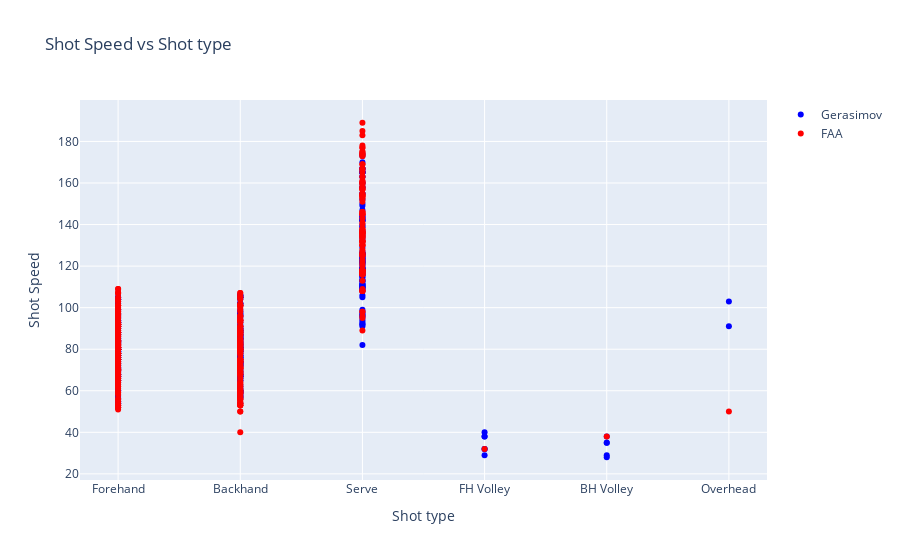

Notebook code cell kept with this figure:
### Markdown cell above
# Scatter

### Code cell
#créer une figure
fig = go.Figure()
#créer une courbe dont les x sont « Stroke » et les y sont « Speed »
trace1 = go.Scatter(
    x=dfP1.Stroke, y=dfP1.Speed,
    text=dfP1.Player, #annote les points avec cette variable
    mode="markers", #mode=line+markers
    marker=dict(color='blue'), name=name1
)
fig.add_trace(trace1)
#ajouter une autre courbe
trace2 = go.Scatter(
    x=dfP2.Stroke, y=dfP2.Speed,
    text=dfP2.Player, #annote les points avec cette variable
    mode="markers", #mode=line+markers
    marker=dict(color='red'), name=name2
)
fig.add_trace(trace2)
#layout
fig.update_layout(title="Shot Speed vs Shot type", xaxis_title="Shot type", yaxis_title="Shot Speed")
#afficher
fig.show()

### Figure 1 — Plotly figure (JSON) as saved in the notebook; plotly's stock layout.template omitted (floating-point values rounded to 4 significant figures; data arrays with more than 128 entries replaced by an {"elided": "..."} marker saying what was removed)
{"data": [{"marker": {"color": "blue"}, "mode": "markers", "name": "Gerasimov", "text": {"elided": "459 str values"}, "type": "scatter", "x": {"elided": "459 str values"}, "y": {"elided": "459 int values"}}, {"marker": {"color": "red"}, "mode": "markers", "name": "FAA", "text": {"elided": "470 str values"}, "type": "scatter", "x": {"elided": "470 str values"}, "y": {"elided": "470 int values"}}], "layout": {"title": {"text": "Shot Speed vs Shot type"}, "xaxis": {"title": {"text": "Shot type"}}, "yaxis": {"title": {"text": "Shot Speed"}}}}
